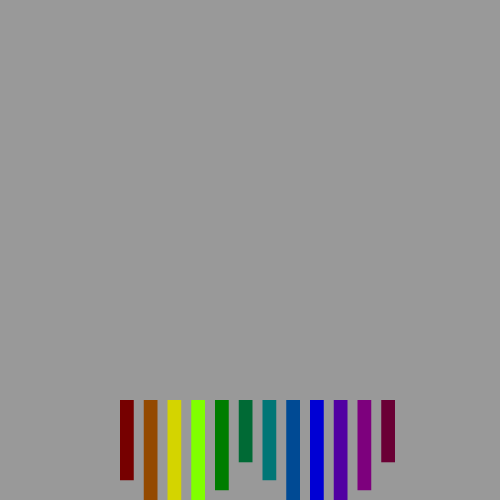
Frame 1 (no input)
Frame 2 (the mouse pressed at the canvas centre, redrawn once): identical to frame 1, image omitted

The p5.js sketch that drew this single still picture (run headless with seeded random() and noise() and a simulated clock; the mouse was pressed at the canvas centre and the sketch redrawn once):

// p5.js sketch
// ── sketch.js
let data = [129,200,350,602,145,100,129,200,350,232,145,100];
let max = Math.max(...data)
let colorAngle = 360/data.length;

let numBlocks = data.length;
let chartWidth = 300;
let chartHeight = 375;
let marginLeft = 20;
let marginRight=5;
let blockGap = 10;
let screenWidth=500;
let screenHeight=500;

let blockWidth =(chartWidth - (marginLeft+marginRight) - ((numBlocks-1)*blockGap))/numBlocks;
let firstBlockxPos = ((screenWidth-chartWidth)/2)+marginLeft;
let masterGap = blockWidth+blockGap


console.log(blockWidth);

function scaleGraph(_data, _x){		//Get max in array
	let percentage = chartHeight/max;		//Get percentage of height vs max
	
	return _x * percentage;						//Calculate the scaled number(x)
}

console.log()

function setup(){
	colorMode(HSB,360,100,100)
    createCanvas(screenWidth,screenHeight);
    angleMode(DEGREES);
    rectMode(CORNER);
	noStroke();
    noLoop();
}

function draw(){
	background(100,0,60);
	for(let x=0;x<numBlocks;x++){
		let satPer = 100*(data[x]/max);
		console.log(satPer)
		fill(colorAngle*x,100,satPer+25)
		push();
		translate(firstBlockxPos + (x*masterGap), 400);
		rect (0,0,blockWidth,scaleGraph(data,-data[x]));
		pop();
	}

}
